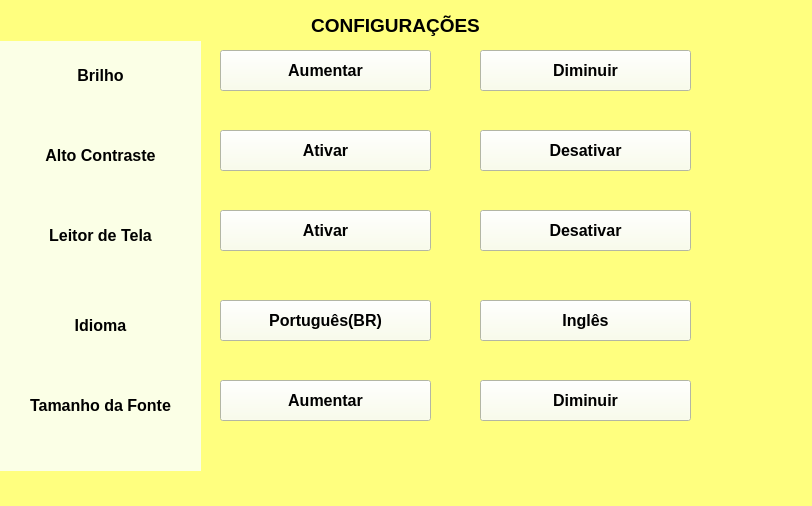
<?xml version="1.0" encoding="UTF-8"?>
<ui version="4.0">
 <class>MainWindow</class>
 <widget class="QMainWindow" name="MainWindow">
  <property name="geometry">
   <rect>
    <x>0</x>
    <y>0</y>
    <width>812</width>
    <height>506</height>
   </rect>
  </property>
  <property name="windowTitle">
   <string>MainWindow</string>
  </property>
  <property name="styleSheet">
   <string notr="true">background-color: rgb(255, 255, 127);</string>
  </property>
  <widget class="QWidget" name="centralwidget">
   <widget class="QLabel" name="label_Opcoes">
    <property name="geometry">
     <rect>
      <x>0</x>
      <y>30</y>
      <width>201</width>
      <height>441</height>
     </rect>
    </property>
    <property name="font">
     <font>
      <pointsize>47</pointsize>
      <weight>75</weight>
      <bold>true</bold>
     </font>
    </property>
    <property name="styleSheet">
     <string notr="true">background-color: rgb(251, 255, 230);
</string>
    </property>
    <property name="text">
     <string/>
    </property>
   </widget>
   <widget class="QLabel" name="label_Configuracoes">
    <property name="geometry">
     <rect>
      <x>0</x>
      <y>10</y>
      <width>791</width>
      <height>31</height>
     </rect>
    </property>
    <property name="font">
     <font>
      <pointsize>14</pointsize>
      <weight>75</weight>
      <bold>true</bold>
     </font>
    </property>
    <property name="text">
     <string>CONFIGURAÇÕES</string>
    </property>
    <property name="alignment">
     <set>Qt::AlignCenter</set>
    </property>
   </widget>
   <widget class="QLabel" name="label_Brilho">
    <property name="geometry">
     <rect>
      <x>0</x>
      <y>60</y>
      <width>201</width>
      <height>31</height>
     </rect>
    </property>
    <property name="font">
     <font>
      <pointsize>12</pointsize>
      <weight>75</weight>
      <bold>true</bold>
     </font>
    </property>
    <property name="styleSheet">
     <string notr="true">background-color: rgb(251, 255, 230);
</string>
    </property>
    <property name="text">
     <string>Brilho</string>
    </property>
    <property name="alignment">
     <set>Qt::AlignCenter</set>
    </property>
   </widget>
   <widget class="QLabel" name="label_Alto_Contraste">
    <property name="geometry">
     <rect>
      <x>0</x>
      <y>140</y>
      <width>201</width>
      <height>31</height>
     </rect>
    </property>
    <property name="font">
     <font>
      <pointsize>12</pointsize>
      <weight>75</weight>
      <bold>true</bold>
     </font>
    </property>
    <property name="styleSheet">
     <string notr="true">background-color: rgb(251, 255, 230);
</string>
    </property>
    <property name="text">
     <string>Alto Contraste</string>
    </property>
    <property name="alignment">
     <set>Qt::AlignCenter</set>
    </property>
   </widget>
   <widget class="QLabel" name="label_Leitor_De_Tela">
    <property name="geometry">
     <rect>
      <x>0</x>
      <y>220</y>
      <width>201</width>
      <height>31</height>
     </rect>
    </property>
    <property name="font">
     <font>
      <pointsize>12</pointsize>
      <weight>75</weight>
      <bold>true</bold>
     </font>
    </property>
    <property name="styleSheet">
     <string notr="true">background-color: rgb(251, 255, 230);
</string>
    </property>
    <property name="text">
     <string>Leitor de Tela</string>
    </property>
    <property name="alignment">
     <set>Qt::AlignCenter</set>
    </property>
   </widget>
   <widget class="QLabel" name="label_Idioma">
    <property name="geometry">
     <rect>
      <x>0</x>
      <y>310</y>
      <width>201</width>
      <height>31</height>
     </rect>
    </property>
    <property name="font">
     <font>
      <pointsize>12</pointsize>
      <weight>75</weight>
      <bold>true</bold>
     </font>
    </property>
    <property name="styleSheet">
     <string notr="true">background-color: rgb(251, 255, 230);
</string>
    </property>
    <property name="text">
     <string>Idioma</string>
    </property>
    <property name="alignment">
     <set>Qt::AlignCenter</set>
    </property>
   </widget>
   <widget class="QLabel" name="label_Tamanho_Da_Fonte">
    <property name="geometry">
     <rect>
      <x>0</x>
      <y>390</y>
      <width>201</width>
      <height>31</height>
     </rect>
    </property>
    <property name="font">
     <font>
      <pointsize>12</pointsize>
      <weight>75</weight>
      <bold>true</bold>
     </font>
    </property>
    <property name="styleSheet">
     <string notr="true">background-color: rgb(251, 255, 230);
</string>
    </property>
    <property name="text">
     <string>Tamanho da Fonte</string>
    </property>
    <property name="alignment">
     <set>Qt::AlignCenter</set>
    </property>
   </widget>
   <widget class="QPushButton" name="botao_Aumentar_Brilho">
    <property name="geometry">
     <rect>
      <x>220</x>
      <y>50</y>
      <width>211</width>
      <height>41</height>
     </rect>
    </property>
    <property name="font">
     <font>
      <pointsize>12</pointsize>
      <weight>75</weight>
      <bold>true</bold>
     </font>
    </property>
    <property name="styleSheet">
     <string notr="true">background-color: rgb(251, 255, 230);
</string>
    </property>
    <property name="text">
     <string>Aumentar</string>
    </property>
   </widget>
   <widget class="QPushButton" name="botao_Diminuir_Brilho">
    <property name="geometry">
     <rect>
      <x>480</x>
      <y>50</y>
      <width>211</width>
      <height>41</height>
     </rect>
    </property>
    <property name="font">
     <font>
      <pointsize>12</pointsize>
      <weight>75</weight>
      <bold>true</bold>
     </font>
    </property>
    <property name="styleSheet">
     <string notr="true">background-color: rgb(251, 255, 230);
</string>
    </property>
    <property name="text">
     <string>Diminuir</string>
    </property>
   </widget>
   <widget class="QPushButton" name="botao_Ativar_Alto_Contraste">
    <property name="geometry">
     <rect>
      <x>220</x>
      <y>130</y>
      <width>211</width>
      <height>41</height>
     </rect>
    </property>
    <property name="font">
     <font>
      <pointsize>12</pointsize>
      <weight>75</weight>
      <bold>true</bold>
     </font>
    </property>
    <property name="styleSheet">
     <string notr="true">background-color: rgb(251, 255, 230);
</string>
    </property>
    <property name="text">
     <string>Ativar</string>
    </property>
   </widget>
   <widget class="QPushButton" name="botao_Desativar_Alto_Contraste">
    <property name="geometry">
     <rect>
      <x>480</x>
      <y>130</y>
      <width>211</width>
      <height>41</height>
     </rect>
    </property>
    <property name="font">
     <font>
      <pointsize>12</pointsize>
      <weight>75</weight>
      <bold>true</bold>
     </font>
    </property>
    <property name="styleSheet">
     <string notr="true">background-color: rgb(251, 255, 230);
</string>
    </property>
    <property name="text">
     <string>Desativar</string>
    </property>
   </widget>
   <widget class="QPushButton" name="botao_Ativar_Portugues">
    <property name="geometry">
     <rect>
      <x>220</x>
      <y>300</y>
      <width>211</width>
      <height>41</height>
     </rect>
    </property>
    <property name="font">
     <font>
      <pointsize>12</pointsize>
      <weight>75</weight>
      <bold>true</bold>
     </font>
    </property>
    <property name="styleSheet">
     <string notr="true">background-color: rgb(251, 255, 230);
</string>
    </property>
    <property name="text">
     <string>Português(BR)</string>
    </property>
   </widget>
   <widget class="QPushButton" name="botao_Ativar_Ingles">
    <property name="geometry">
     <rect>
      <x>480</x>
      <y>300</y>
      <width>211</width>
      <height>41</height>
     </rect>
    </property>
    <property name="font">
     <font>
      <pointsize>12</pointsize>
      <weight>75</weight>
      <bold>true</bold>
     </font>
    </property>
    <property name="styleSheet">
     <string notr="true">background-color: rgb(251, 255, 230);
</string>
    </property>
    <property name="text">
     <string>Inglês</string>
    </property>
   </widget>
   <widget class="QPushButton" name="botao_Aumentar_Fonte">
    <property name="geometry">
     <rect>
      <x>220</x>
      <y>380</y>
      <width>211</width>
      <height>41</height>
     </rect>
    </property>
    <property name="font">
     <font>
      <pointsize>12</pointsize>
      <weight>75</weight>
      <bold>true</bold>
     </font>
    </property>
    <property name="styleSheet">
     <string notr="true">background-color: rgb(251, 255, 230);
</string>
    </property>
    <property name="text">
     <string>Aumentar</string>
    </property>
   </widget>
   <widget class="QPushButton" name="botao_Diminuir_Fonte">
    <property name="geometry">
     <rect>
      <x>480</x>
      <y>380</y>
      <width>211</width>
      <height>41</height>
     </rect>
    </property>
    <property name="font">
     <font>
      <pointsize>12</pointsize>
      <weight>75</weight>
      <bold>true</bold>
     </font>
    </property>
    <property name="styleSheet">
     <string notr="true">background-color: rgb(251, 255, 230);
</string>
    </property>
    <property name="text">
     <string>Diminuir</string>
    </property>
   </widget>
   <widget class="QPushButton" name="botao_Desativar_Leitor_De_Tela">
    <property name="geometry">
     <rect>
      <x>480</x>
      <y>210</y>
      <width>211</width>
      <height>41</height>
     </rect>
    </property>
    <property name="font">
     <font>
      <pointsize>12</pointsize>
      <weight>75</weight>
      <bold>true</bold>
     </font>
    </property>
    <property name="styleSheet">
     <string notr="true">background-color: rgb(251, 255, 230);
</string>
    </property>
    <property name="text">
     <string>Desativar</string>
    </property>
   </widget>
   <widget class="QPushButton" name="botao_Ativar_Leitor_De_Tela">
    <property name="geometry">
     <rect>
      <x>220</x>
      <y>210</y>
      <width>211</width>
      <height>41</height>
     </rect>
    </property>
    <property name="font">
     <font>
      <pointsize>12</pointsize>
      <weight>75</weight>
      <bold>true</bold>
     </font>
    </property>
    <property name="styleSheet">
     <string notr="true">background-color: rgb(251, 255, 230);
</string>
    </property>
    <property name="text">
     <string>Ativar</string>
    </property>
   </widget>
  </widget>
  <widget class="QMenuBar" name="menubar">
   <property name="geometry">
    <rect>
     <x>0</x>
     <y>0</y>
     <width>812</width>
     <height>21</height>
    </rect>
   </property>
  </widget>
  <widget class="QStatusBar" name="statusbar"/>
 </widget>
 <resources/>
 <connections/>
</ui>
